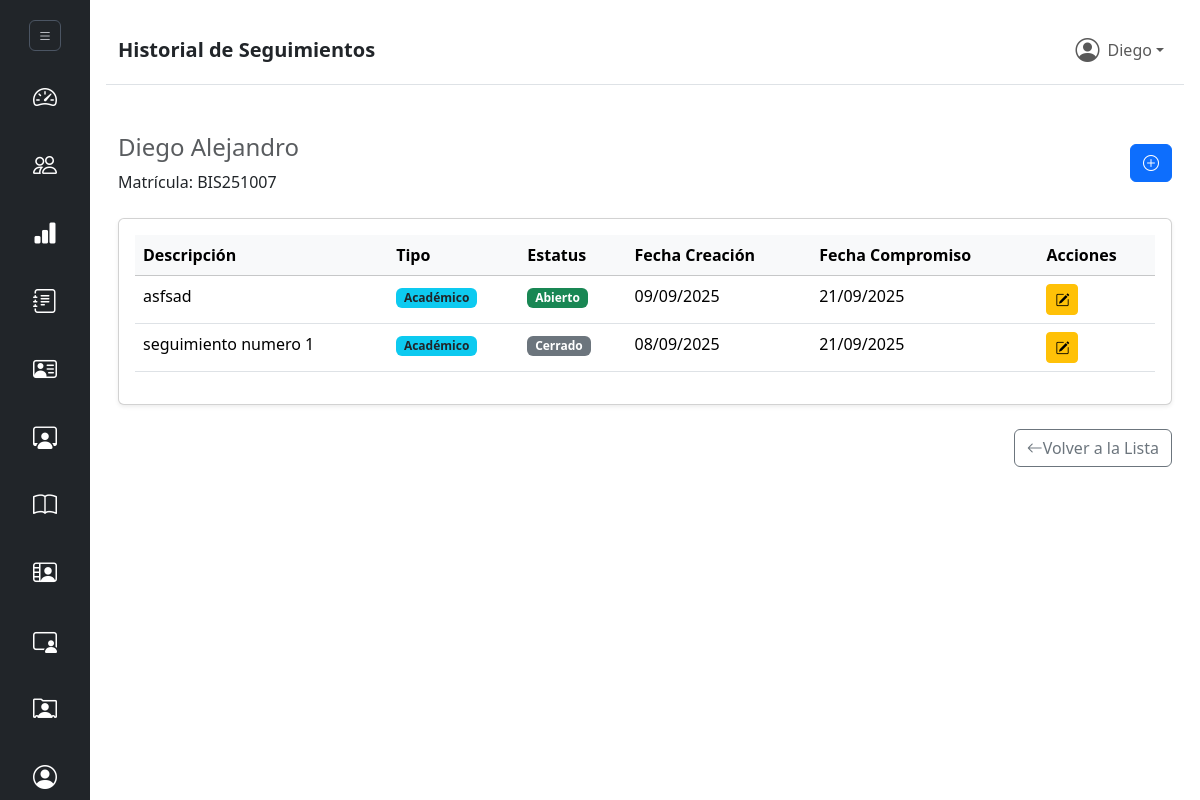
Page /ver_seguimientos.php?id_alumno=407 (signed in) on the committed database.
### tables this page shows
CREATE TABLE `alumnos` (
  `id_alumno` int(10) UNSIGNED NOT NULL,
  `matricula` varchar(20) NOT NULL,
  `nombre` varchar(120) NOT NULL,
  `apellido_paterno` varchar(60) NOT NULL,
  `apellido_materno` varchar(60) DEFAULT NULL,
  `estatus` tinyint(4) NOT NULL DEFAULT 1 COMMENT '1=Activo, 0=Inactivo, 2=Egresado, 3=Baja',
  `fecha_creacion` date NOT NULL DEFAULT current_timestamp(),
  `fecha_movimiento` timestamp NOT NULL DEFAULT current_timestamp() ON UPDATE current_timestamp(),
  `usuarios_id_usuario_movimiento` int(10) UNSIGNED DEFAULT NULL,
  `carreras_id_carrera` int(10) UNSIGNED NOT NULL,
  `grupos_id_grupo` int(10) UNSIGNED DEFAULT NULL
);

CREATE TABLE `seguimientos` (
  `id_seguimiento` bigint(20) UNSIGNED NOT NULL,
  `descripcion` text NOT NULL,
  `estatus` tinyint(4) NOT NULL DEFAULT 1 COMMENT '1=Abierto, 2=En Progreso, 3=Cerrado',
  `fecha_creacion` date NOT NULL DEFAULT curdate(),
  `fecha_movimiento` date NOT NULL DEFAULT curdate(),
  `fecha_compromiso` date DEFAULT NULL,
  `usuarios_id_usuario_movimiento` int(10) UNSIGNED DEFAULT NULL,
  `alumnos_id_alumno` int(10) UNSIGNED NOT NULL,
  `tutor_id` int(10) UNSIGNED DEFAULT NULL,
  `tipo_seguimiento_id` int(10) UNSIGNED DEFAULT NULL
);

CREATE TABLE `tipo_seguimiento` (
  `id_tipo_seguimiento` int(10) UNSIGNED NOT NULL,
  `nombre` varchar(100) NOT NULL
);

### controllers/alumnoController.php (called while the page is built, shortened)
<?php
require_once __DIR__ . "/../models/Alumno.php";
class AlumnoController {
    public $alumno;
    public function __construct($conn) {
        $this->alumno = new Alumno($conn);
    }
                ?>
            <?php
    public function obtenerAlumnoPorId($idAlumno) {
        $sql = "SELECT * FROM alumnos WHERE id_alumno = :id_alumno";
        $stmt = $this->alumno->conn->prepare($sql);
        $stmt->bindParam(':id_alumno', $idAlumno, PDO::PARAM_INT);
        $stmt->execute();
        return $stmt->fetch(PDO::FETCH_ASSOC);
    }
}
?>

### models/Alumno.php (called while the page is built, shortened)
<?php
class Alumno {
    public function __construct($db = null) {
        $this->conn = $db;
    }
}
?>

### models/Seguimiento.php (called while the page is built, shortened)
<?php
class Seguimiento {
    private $conn;
    private $table = "seguimientos";
    public function __construct($db) {
        $this->conn = $db;
    }
    public function getByAlumno($idAlumno) {
        $sql = "SELECT s.*, ts.nombre as tipo_seguimiento_nombre
                FROM " . $this->table . " s
                LEFT JOIN tipo_seguimiento ts ON s.tipo_seguimiento_id = ts.id_tipo_seguimiento
                WHERE s.alumnos_id_alumno = :idAlumno
                ORDER BY s.fecha_creacion DESC";
        $stmt = $this->conn->prepare($sql);
        $stmt->bindParam(":idAlumno", $idAlumno, PDO::PARAM_INT);
        $stmt->execute();
        return $stmt->fetchAll(PDO::FETCH_ASSOC);
    }
}
?>

### views/ver_seguimientos.php (the view, shortened to what this page needs)
<?php
require_once __DIR__ . "/../controllers/authController.php";
require_once __DIR__ . "/../controllers/alumnoController.php";
require_once __DIR__ . "/../models/Seguimiento.php";
$id_alumno = filter_input(INPUT_GET, 'id_alumno', FILTER_VALIDATE_INT);
$alumnoController = new AlumnoController($conn);
$alumno = $alumnoController->obtenerAlumnoPorId($id_alumno);
include 'objects/header.php';
$seguimientoModel = new Seguimiento($conn);
$seguimientos = $seguimientoModel->getByAlumno($id_alumno);
function getEstatus(int $estatus): string {
    switch ($estatus) {
        case 1: return '<span class="badge bg-success">Abierto</span>';
        case 3: return '<span class="badge bg-secondary">Cerrado</span>';
    }
}
function formatFecha(?string $fecha): string {
    return date("d/m/Y", strtotime($fecha));
}
?>
<div class="container py-5">
    <div class="row">
        <div class="col-12">
            <div class="d-flex justify-content-between align-items-center mb-4">
                <div>
                    <h4 class="text-muted fw-normal">
                        <?= htmlspecialchars($alumno['nombre_completo'] ?? $alumno['nombre']) ?>
                    </h4>
                    <p class="mb-0">Matrícula: <?= htmlspecialchars($alumno['matricula']) ?></p>
                </div>
                <a href="crear_seguimiento.php?id_alumno=<?= $id_alumno ?>" class="btn btn-primary">
                    <i class="bi bi-plus-circle"></i>
                </a>
            </div>
            <div class="card shadow-sm">
                <div class="card-body">
                    <?php if (empty($seguimientos)): ?>
                        <div class="text-center p-4">
                            <p class="mb-0">Aún no hay seguimientos para este alumno.</p>
                        </div>
                    <?php else: ?>
                        <div class="table-responsive">
                            <table class="table table-hover">
                                <thead class="table-light">
                                    <tr>
                                        <th scope="col">Descripción</th>
                                        <th scope="col">Tipo</th>
                                        <th scope="col">Estatus</th>
                                        <th scope="col">Fecha Creación</th>
                                        <th scope="col">Fecha Compromiso</th>
                                        <th scope="col">Acciones</th> </tr>
                                </thead>
                                <tbody>
                                    <?php foreach ($seguimientos as $seguimiento): ?>
                                        <tr>
                                            <td><?= htmlspecialchars($seguimiento['descripcion']) ?></td>
                                            <td>
                                                <span class="badge bg-info text-dark">
                                                    <?= htmlspecialchars($seguimiento['tipo_seguimiento_nombre'] ?? 'No asignado') ?>
                                                </span>
                                            </td>
                                            <td><?= getEstatus((int)$seguimiento['estatus']) ?></td>
                                            <td><?= formatFecha($seguimiento['fecha_creacion']) ?></td>
                                            <td><?= formatFecha($seguimiento['fecha_compromiso']) ?></td>
                                            <td>
                                                <a href="editar_seguimiento.php?id_seguimiento=<?= $seguimiento['id_seguimiento'] ?>" class="btn btn-sm btn-warning">
                                                    <i class="bi bi-pencil-square"></i>
                                                </a>
                                            </td>
                                        </tr>
                                    <?php endforeach; ?>
                                </tbody>
                            </table>
                        </div>
                    <?php endif; ?>
                </div>
            </div>
            <div class="mt-4 text-end">
                <a href="listas.php" class="btn btn-outline-secondary">
                    <i class="bi bi-arrow-left"></i>Volver a la Lista
                </a>
            </div>
        </div>
    </div>
</div>
<?php include 'objects/footer.php'; ?>

### rows in the picture
alumnos: nombre "Diego Alejandro", matricula "BIS251007"
seguimientos: descripcion "asfsad", tipo_seguimiento.nombre "Académico", estatus "Abierto", fecha_creacion "09/09/2025", fecha_compromiso "21/09/2025"
seguimientos: descripcion "seguimiento numero 1", tipo_seguimiento.nombre "Académico", estatus "Cerrado", fecha_creacion "08/09/2025", fecha_compromiso "21/09/2025"

### other values in the picture
$page_title "Historial de Seguimientos"
$_SESSION['usuario_nombre'] "Diego"
